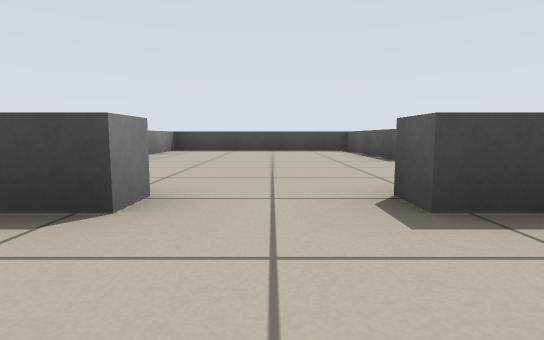
view 1 (above)

24 first-person views from a walk through a Stage world. The camera is 0.39 m above the floor, tilts 6° down and sees 80° across. Floor lines are 1 m apart. The floor is counted in squares, 1 m on a side. Each view is taken from the middle of a square. On the plan, view 1 faces up. The plan holds only what a view shows up to about 9 squares ahead; the rest is blank. The robots in the file are not drawn.

view 2
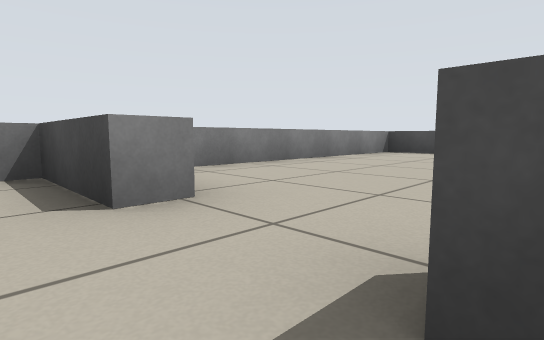

view 3
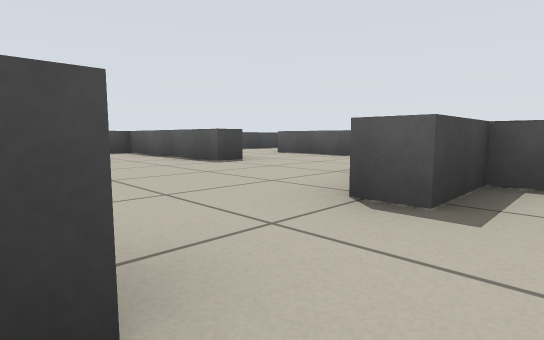

view 4
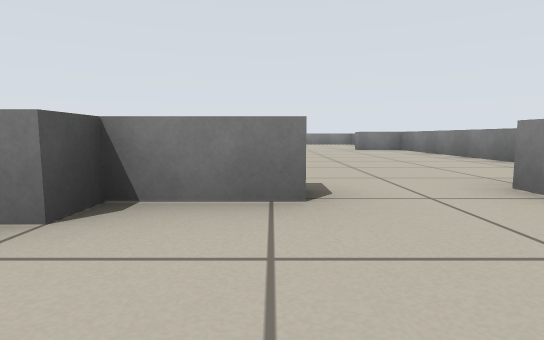

view 5
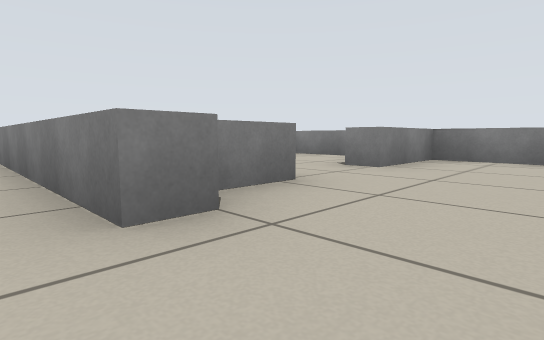

view 6
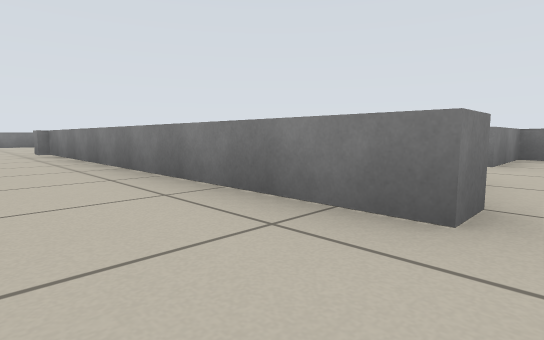

view 7
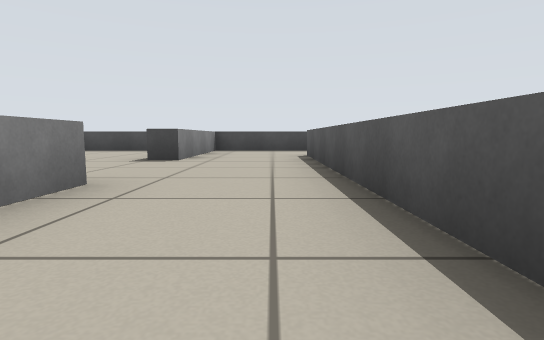

view 8
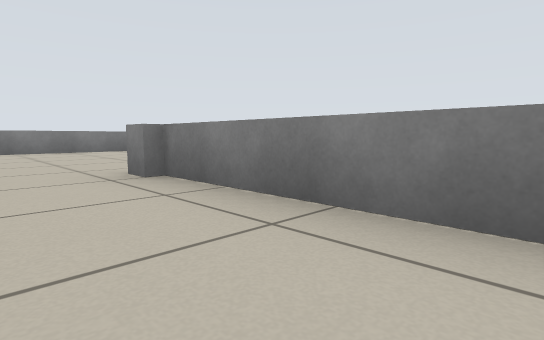

view 9
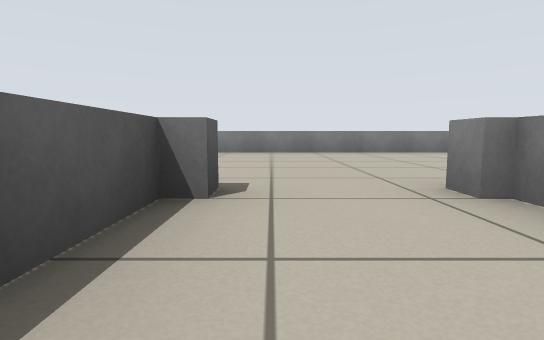

view 10
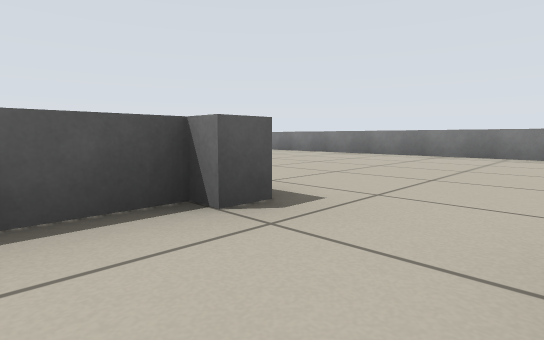

view 11
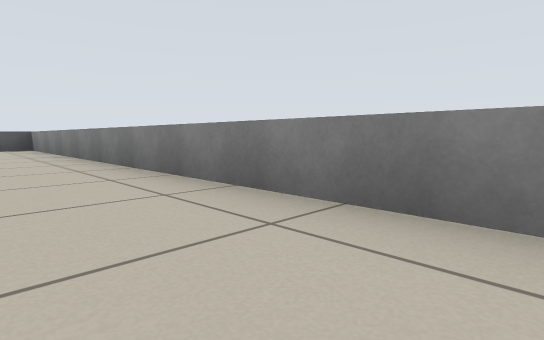

view 12
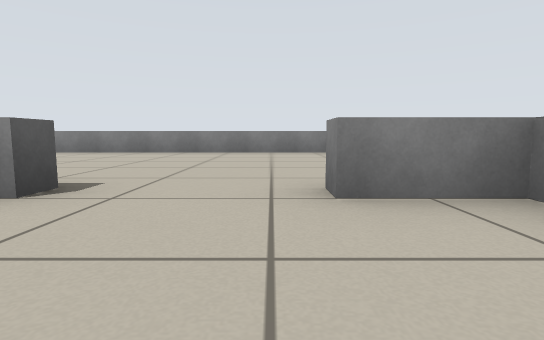

view 13
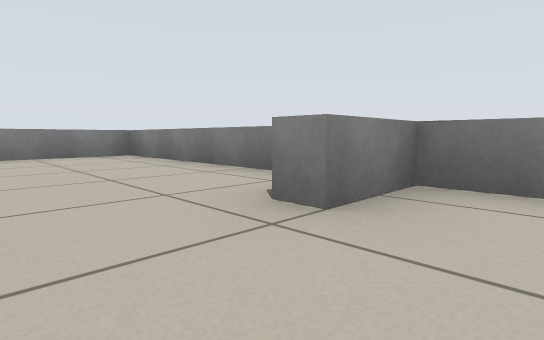

view 14
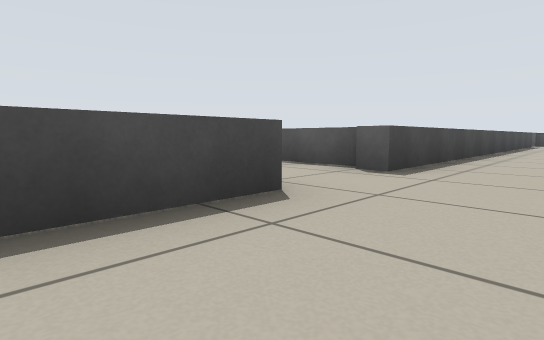

view 15
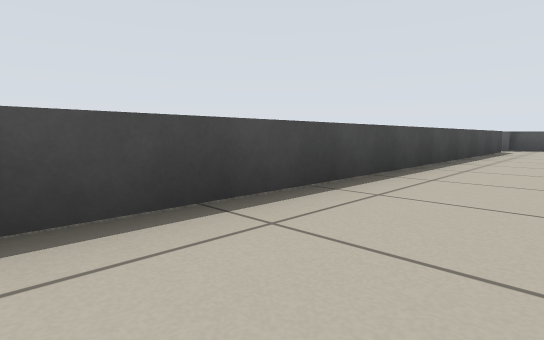

view 16
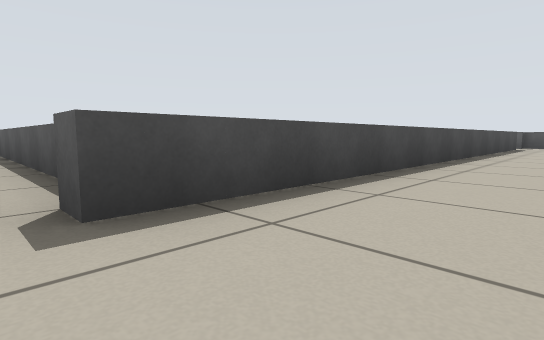

view 17
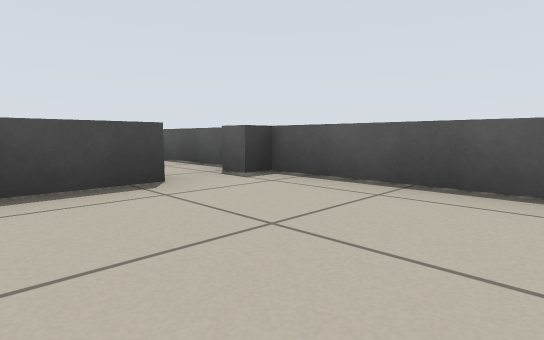

view 18
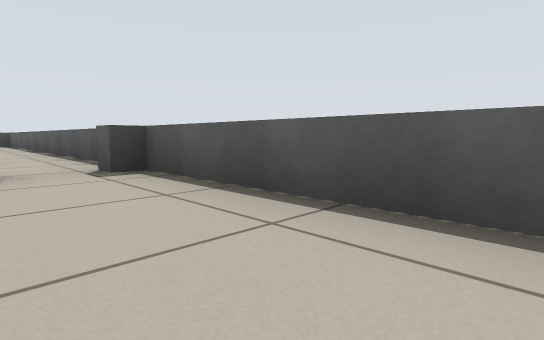

view 19
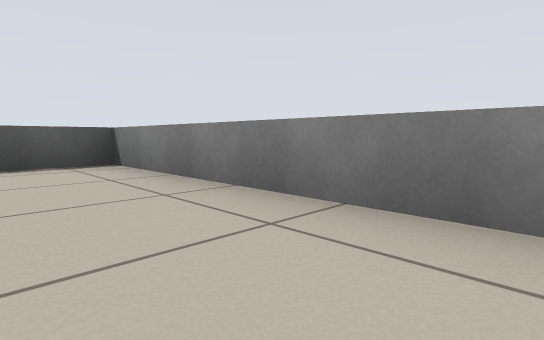

view 20
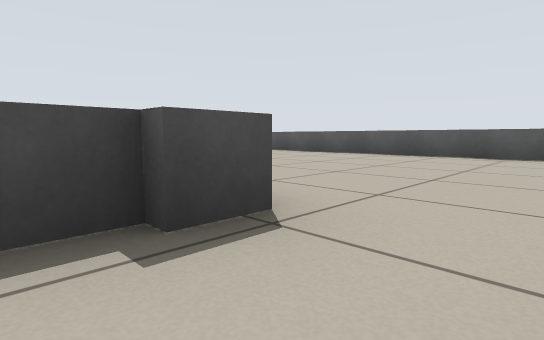

view 21
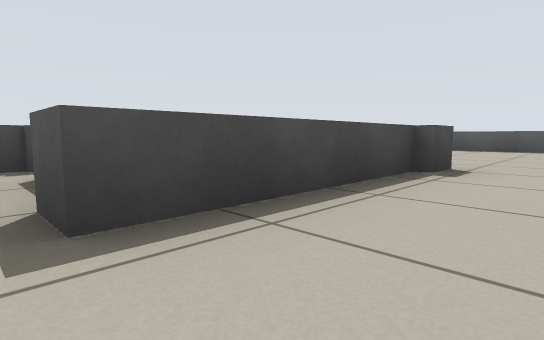

view 22
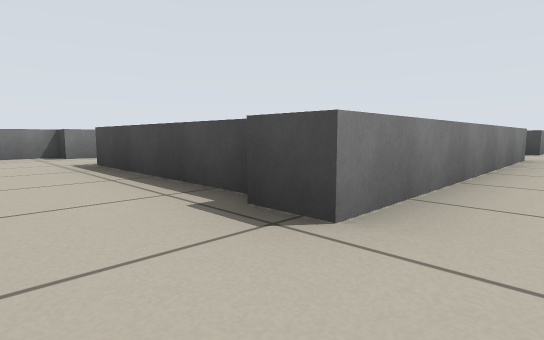

view 23
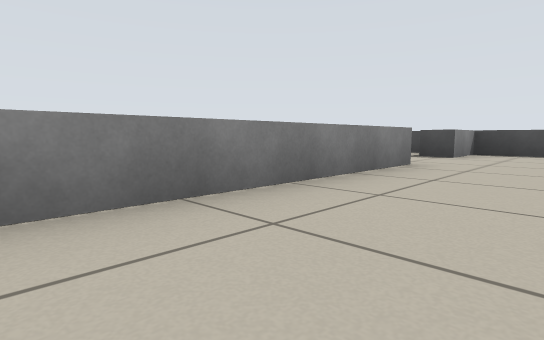

view 24
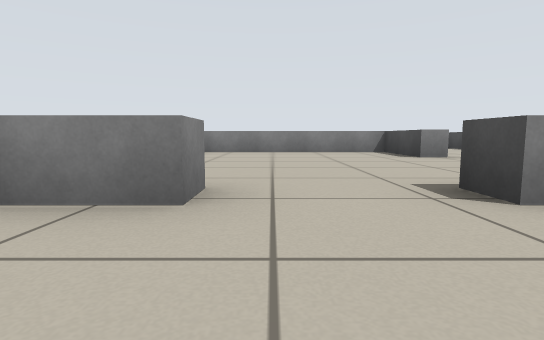

### Floor plan
Ten units are one square. View 1 is at (0, 0); x grows to the right and y downward. Boxes are objects, and circles mark ways between rooms. Rooms are numbered by the first view taken in them; rooms with no view inside come last. Other rooms are left out.
<svg viewBox="-31 -91 202 202">
<path fill="none" stroke="#000" d="M6 55 6 50M21 -16 8 -16 8 -21M-8 -21 -8 -16 -26 -16 -26 50 -14 50 -14 55M25 -64 25 -52 20 -52 20 -86 -26 -86 -26 -21 -8 -21M20 -26 25 -26M8 -21 20 -21M47 -26 47 -65M47 51 47 -26M27 49 27 54 10 54M-26 65 -26 106 166 106 166 54 162 54M154 54 44 54 44 50M25 -26 25 50M112 -26 112 28 105 28M106 26 73 26M124 -57 112 -57 112 -44M166 45 166 -22M57 26 52 26 52 35M71 -57 52 -57 52 -14M105 -26 112 -26M112 -44 105 -44"/>
<circle cx="0" cy="-20" r="3" fill="#2a7"/>
<circle cx="-5" cy="50" r="3" fill="#2a7"/>
<circle cx="35" cy="-30" r="3" fill="#2a7"/>
<circle cx="155" cy="50" r="3" fill="#2a7"/>
<circle cx="110" cy="-35" r="3" fill="#2a7"/>
<text x="0" y="20">1</text>
<text x="10" y="-50">2</text>
<text x="60" y="70">3</text>
<text x="130" y="0">4</text>
<text x="80" y="-40">5</text>
</svg>
Room 1 opens to room 2. Room 1 opens to room 3. Room 2 opens to room 3. Room 3 opens to room 4. Room 4 opens to room 5.

Where each view was taken, in squares from view 1:
view 1: 0 up, 0 right, facing up
view 2: 1 up, 1 right, facing up-left
view 3: 1 up, 1 left, facing up-right
view 4: 4 up, 1 right, facing down
view 5: 4 up, 3 right, facing down-left
view 6: 3 up, 4 right, facing down-left
view 7: 0 up, 4 right, facing up
view 8: 2 down, 4 right, facing down-left
view 9: 3 down, 4 right, facing down
view 10: 4 down, 3 right, facing down-right
view 11: 9 down, 6 right, facing down-right
view 12: 3 down, 1 left, facing down
view 13: 4 down, 0 right, facing down-left
view 14: 7 down, 1 right, facing up-right
view 15: 7 down, 6 right, facing up-right
view 16: 7 down, 4 right, facing up-right
view 17: 8 down, 14 right, facing up-right
view 18: 9 down, 15 right, facing up-right
view 19: 9 down, 12 right, facing down-right
view 20: 4 down, 10 right, facing up-right
view 21: 4 down, 7 right, facing up-right
view 22: 4 down, 12 right, facing up-left
view 23: 2 down, 13 right, facing up-left
view 24: 3 up, 13 right, facing left
